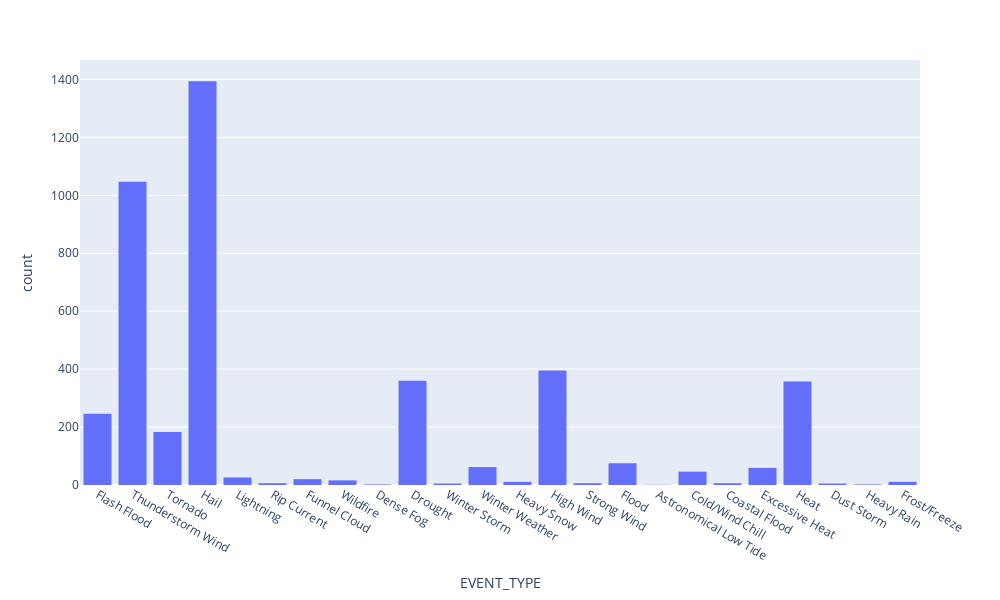

Notebook code for this chart:
### Markdown cell above
With our query results loaded, we can start working with our dataset. For example, we can map the storms along with their types.

### Code cell
# https://pandas.pydata.org/
# https://plotly.com/python/

import pandas as pd
import plotly.express as px

# It looks like some bad values in the lat/lon columns forced them 
# to be stored as strings. We can still cast them to floats (ignoring 
# errors) using pandas:
df["BEGIN_LAT"] = pd.to_numeric(df["BEGIN_LAT"])
df["BEGIN_LON"] = pd.to_numeric(df["BEGIN_LON"])

px.scatter_mapbox(
    df, 
    lat="BEGIN_LAT", 
    lon="BEGIN_LON",
    color="EVENT_TYPE",
    mapbox_style="open-street-map",
    color_continuous_scale=px.colors.cyclical.IceFire,
    size_max=15,
    zoom=5,
    title="NOAA Storm Events (2019)",
    width=1000,
    height=800
).show()

px.histogram(df, x="EVENT_TYPE", width=1000, height=600).show()

### Figure 1 — Plotly figure (JSON) as saved in the notebook; plotly's stock layout.template omitted (floating-point values rounded to 4 significant figures; data arrays with more than 128 entries replaced by an {"elided": "..."} marker saying what was removed)
{"data": [{"alignmentgroup": "True", "bingroup": "x", "hovertemplate": "EVENT_TYPE=%{x}<br>count=%{y}<extra></extra>", "legendgroup": "", "marker": {"color": "#636efa"}, "name": "", "offsetgroup": "", "orientation": "v", "showlegend": false, "type": "histogram", "x": {"elided": "4341 str values"}, "xaxis": "x", "yaxis": "y"}], "layout": {"barmode": "relative", "height": 600, "legend": {"tracegroupgap": 0}, "margin": {"t": 60}, "width": 1000, "xaxis": {"anchor": "y", "autorange": true, "domain": [0, 1], "range": [-0.5, 23.5], "title": {"text": "EVENT_TYPE"}, "type": "category"}, "yaxis": {"anchor": "x", "autorange": true, "domain": [0, 1], "range": [0, 1467.0], "title": {"text": "count"}}}}
